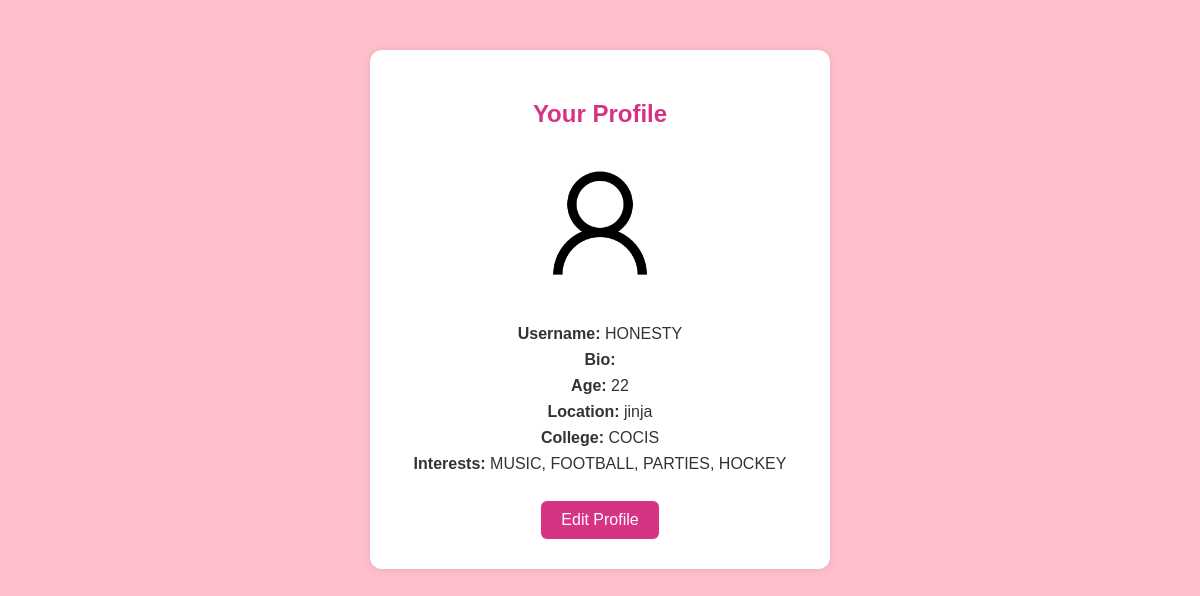
/profile/ (signed in), run on the app's committed database.
### match/models.py (models this page shows, shortened)
class CustomUser(AbstractUser):
    COLLEGE_CHOICES = [
        ('COCIS', 'COCIS'),
        ('CEDAT', 'CEDAT'),
        ('CHUSS', 'CHUSS'),
    ]
    INTEREST_CHOICES = [
        ('Music', 'Music'),
        ('Sports', 'Sports'),
        ('Gaming', 'Gaming'),
        ('Movies', 'Movies'),
        ('Tech', 'Tech'),
    ]
    bio = models.TextField(blank=True)
    profile_pic = models.ImageField(upload_to='profile_pics/', null=True, blank=True)
    interests = models.TextField()  # Comma-separated list of interests
    age = models.PositiveIntegerField(null=True)
    location = models.CharField(max_length=255)
    college = models.CharField(max_length=10, choices=COLLEGE_CHOICES, null=True, blank=True)
    interests = models.ManyToManyField(Interest, blank=True)
    email_verified = models.BooleanField(default=False)
    verification_code = models.CharField(max_length=6, blank=True, null=True)

class Interest(models.Model):
    name = models.CharField(max_length=50)
    def __str__(self):
        return self.name

### match/views.py (the view)
# urls.py: path('profile/', views.view_profile, name='view_profile'),
@login_required
def view_profile(request):
    return render(request, 'profile.html', {'user': request.user})

### match/templates/profile.html (shortened to what this page needs)
{% load static %}
<!DOCTYPE html>
<html>
<head>
</head>
<body>
    <div class="profile-container">
        <h2>Your Profile</h2>
        {% if user.profile_pic %}
            <img src="{{ user.profile_pic.url }}" width="150" height="150" style="border-radius: 50%;">
        {% else %}
            <img src="{% static 'images/default-avatar.png' %}" width="150" height="150" style="border-radius: 50%;">
        {% endif %}
        <p><strong>Username:</strong> {{ user.username }}</p>
        <p><strong>Bio:</strong> {{ user.bio }}</p>
        <p><strong>Age:</strong> {{ user.age }}</p>
        <p><strong>Location:</strong> {{ user.location }}</p>
        <p><strong>College:</strong> {{ user.college }}</p>
        <p><strong>Interests:</strong> {{ user.interests.all|join:", " }}</p>
        <a href="{% url 'edit_profile' %}">Edit Profile</a>
    </div>
</body>
</html>

### match/templates/profile.html (style rules this page uses)
body { background-color: #ffc0cb; font-family: Arial, sans-serif; margin: 0; padding: 0; }
.profile-container { background-color: white; width: 400px; margin: 50px auto; padding: 30px; border-radius: 12px; box-shadow: 0 0 10px rgba(0, 0, 0, 0.1); text-align: center; }
h2 { color: #d63384; margin-bottom: 20px; }
img { border-radius: 50%; margin-bottom: 15px; }
p { font-size: 16px; margin: 8px 0; color: #333; }
a { display: inline-block; margin-top: 20px; padding: 10px 20px; background-color: #d63384; color: white; text-decoration: none; border-radius: 6px; transition: background-color 0.3s ease; }

### data on the page
CustomUser: username "HONESTY", age "22", location "jinja", college "COCIS", interests.all "MUSIC, FOOTBALL, PARTIES, HOCKEY"
